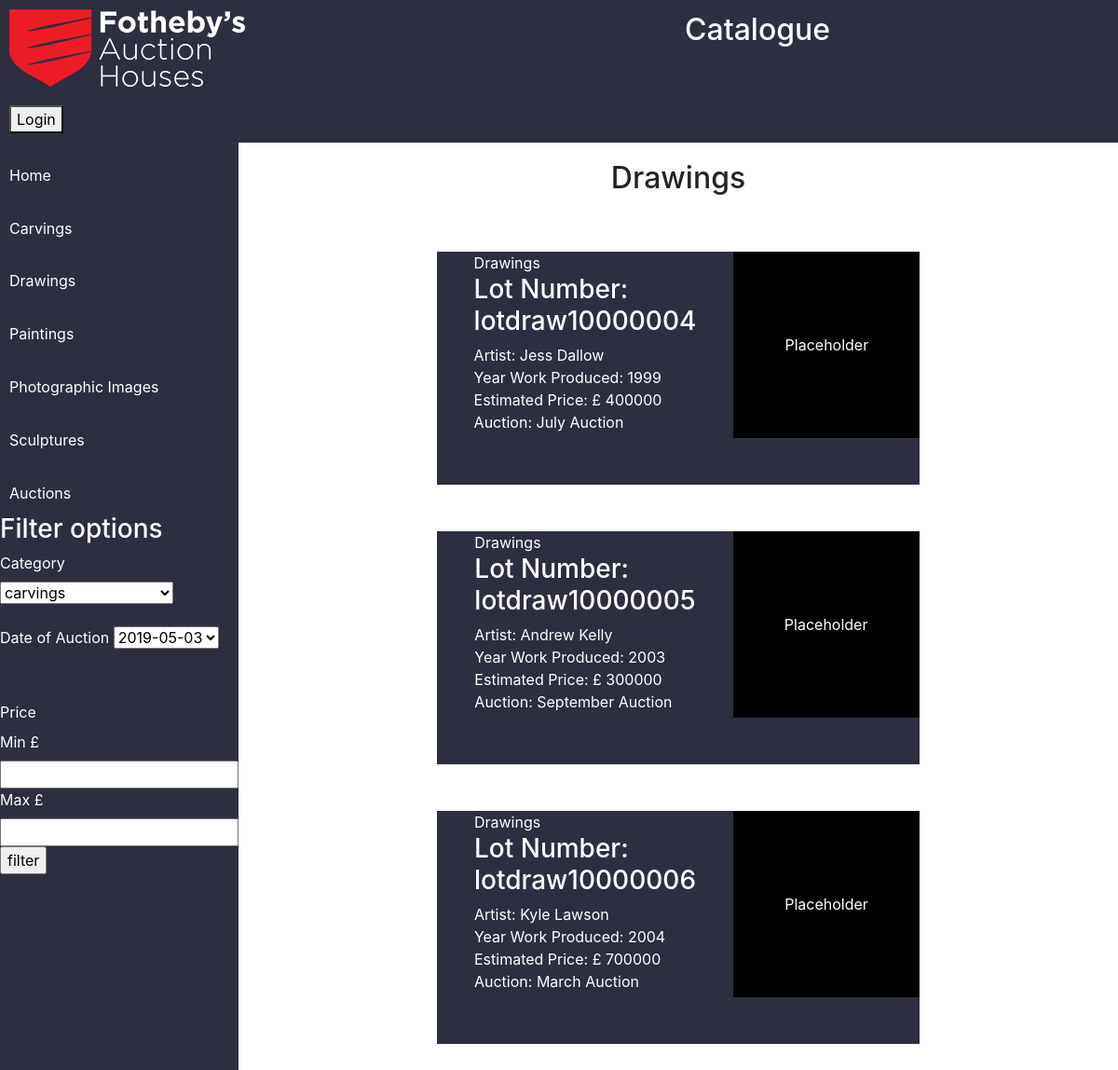
Page /default/public/drawingspublic.php on the committed database.
### tables this page shows
CREATE TABLE `Drawings` (
  `idDrawings` int(11) NOT NULL AUTO_INCREMENT,
  `lotnumber` varchar(8) NOT NULL DEFAULT 'lotdraw',
  `Name_of_artist` varchar(45) DEFAULT NULL,
  `Year_work_produced` varchar(45) DEFAULT NULL,
  `subject_classification` varchar(45) DEFAULT NULL,
  `description` varchar(500) DEFAULT NULL,
  `auction_date` date DEFAULT NULL,
  `estimated_price` varchar(45) DEFAULT NULL,
  `Drawing_medium` varchar(45) DEFAULT NULL,
  `framed` varchar(45) DEFAULT NULL,
  `Height_dimension` varchar(45) DEFAULT NULL,
  `Length_dimension` varchar(45) DEFAULT NULL,
  `Auction` varchar(45) DEFAULT NULL,
  `status` varchar(45) DEFAULT NULL,
  `category` varchar(45) DEFAULT NULL,
  `sold_for` varchar(45) DEFAULT NULL,
  `commision_price` varchar(45) DEFAULT NULL,
  PRIMARY KEY (`idDrawings`,`lotnumber`)
);

### default/public/drawingspublic.php (the view)
<?php
require 'config.php';
require 'headers/publicheader.php';
$sculptures = $pdo->query('SELECT * FROM Drawings WHERE status = "Approved" ');
echo '<h2>Drawings</h2>
';
echo '<div class="grid">';
foreach ($sculptures as $row){
echo '<div class="cell2">';
  echo '<a href="auctionlotshowdraw.php?id='.$row['idDrawings'].'">';
echo '<ul>';
echo '<li>Drawings</li>';
echo '<li><h3>Lot Number:'.' '.$row['lotnumber'].$row['idDrawings'].'</h3></li>';
echo '<li>Artist:'.' '.$row['Name_of_artist'].'</li>';
echo '<li>Year Work Produced:'.' '.$row['Year_work_produced'].'</li>';
echo '<li>Estimated Price: £'.' '.$row['estimated_price'].'</li>';
echo '<li>Auction:'.' '.$row['Auction'].'</li>';
echo '</ul>';
echo '</a>';
echo '<ul>
<div class="placehold">
  Placeholder
</div>
</ul>';
echo '</div>';
}
?>
</div>

### default/public/headers/publicheader.php (shortened to what this page needs)
<?php
require 'config.php';
 ?>
<html>
<head>
<link rel="stylesheet" href="https://stackpath.bootstrapcdn.com/bootstrap/4.3.1/css/bootstrap.min.css">
<link rel="stylesheet" href="style.css" />
</head>
<body>
  <nav class="headernav">
    <ul>
    <li>
  <img class="logo" src="../images/logo2.png" />
    </li>
    <li class="titleh2">
<h2>Catalogue</h2>
</li>
</ul>
<ul>
<?php
if(isset($_SESSION['loggedin2'])== true) {
echo '
      <li>
      <a>User logged in as :'." ".$_SESSION['username2'].'</a></li>
        <a href="../logout2.php">Logout</a>';
}else{
        ?>
        <button type="submit" onclick="location.href='loginpub.php'">Login</button>
<?php  } ?>
    </ul>
  </nav>
  <div class="flex-container">
  <div class="sidenav">
  <nav class="column">
  <ul>
    <a href="index.php">
    <li>
    Home
    </li>
    </a>
    <a href="carvingspublic.php">
    <li>
    Carvings
    </li>
    </a>
      <a href="Drawingspublic.php">
    <li>
      Drawings
    </li>
    </a>
      <a href="paintingspublic.php">
    <li>
  Paintings
    </li>
    </a>
      <a href="photospublic.php">
    <li>
      Photographic Images
    </li>
    </a>
      <a href="sculpturespublic.php">
    <li>
    Sculptures
    </li>
  </a>
        <a href="Auctions.php">
    <li>
   Auctions
    </li>
    </a>
<h3>Filter options</h3>
    <form method="post">
    <label>Category</label>
    <select name="category">
<option>
carvings
</option>
  </select><br /><br />
  <label>Date of Auction</label>
  <select name="date">
    <?php
$date=$pdo->query('SELECT Date_Of_Auction FROM Auction');
foreach($date as $row){
echo '<option>
'.$row['Date_Of_Auction'].'
</option>';
}
    ?>
  </select><br /><br />
<br />
  <label>Price</label> <br />
  <label>Min   £</label>
  <input required  type="text" name="min" value="" /><br />
  <label>Max   £</label>
  <input required type="text" name="max" value="" /><br />
    <input type="submit" name="filter" value="filter" />
    </form>
  </ul>
  </nav>
</div>
<div class="content">

### default/public/style.css (style rules this page uses)
ul { list-style: none; }
.headernav .titleh2 { display: flex; justify-content: center; margin-left: 40%; }
.headernav ul { list-style: none; display: flex; flex-direction: row; width: 100%; background-color: #2d2e40; padding: 10px; color: white; margin: 0; }
.column ul { color:white; list-style: none; display: flex; flex-direction: column; height:100%; background-color: #2d2e40; padding: 0; }
.column ul a { color: white; }
.column ul li { padding: 10px; margin-top: 5%; }
html,body { height:100%; margin:0; }
.flex-container { display: -webkit-flex; display: flex; height: 5000px; }
.sidenav { -webkit-flex: 1; flex: 2; }
.content { -webkit-flex: 5; flex: 9; }
body { width: 100%; height: 100%; }
h2 { margin-top: 2%; text-align: center; }
.grid { display: flex; flex-wrap: wrap; justify-content: space-around; margin: 60px; color: white; list-style: none; transition: all .2s ease-in-out; }
.grid ul { list-style: none; }
.cell2 { display: flex; flex: 0 0 32%; height: 250px; margin-bottom: 50px; background-color: #2d2e40; }
.cell2 ul { color: white; }
.cell2:nth-child(3n) { background-color: #2d2e40; }
.placehold { width:200px; background-color: black; color: white; display: flex; justify-content: center; align-items: center; height: 200px; }
.cell2 ul { display: flex; flex-direction: column; }

### rows in the picture
drawings: lotnumber "lotdraw", idDrawings "10000004", Name_of_artist "Jess Dallow", Year_work_produced "1999", estimated_price "400000", Auction "July Auction"
drawings: lotnumber "lotdraw", idDrawings "10000005", Name_of_artist "Andrew Kelly", Year_work_produced "2003", estimated_price "300000", Auction "September Auction"
drawings: lotnumber "lotdraw", idDrawings "10000006", Name_of_artist "Kyle Lawson", Year_work_produced "2004", estimated_price "700000", Auction "March Auction"

### other values in the picture
form field date "2019-05-03"
